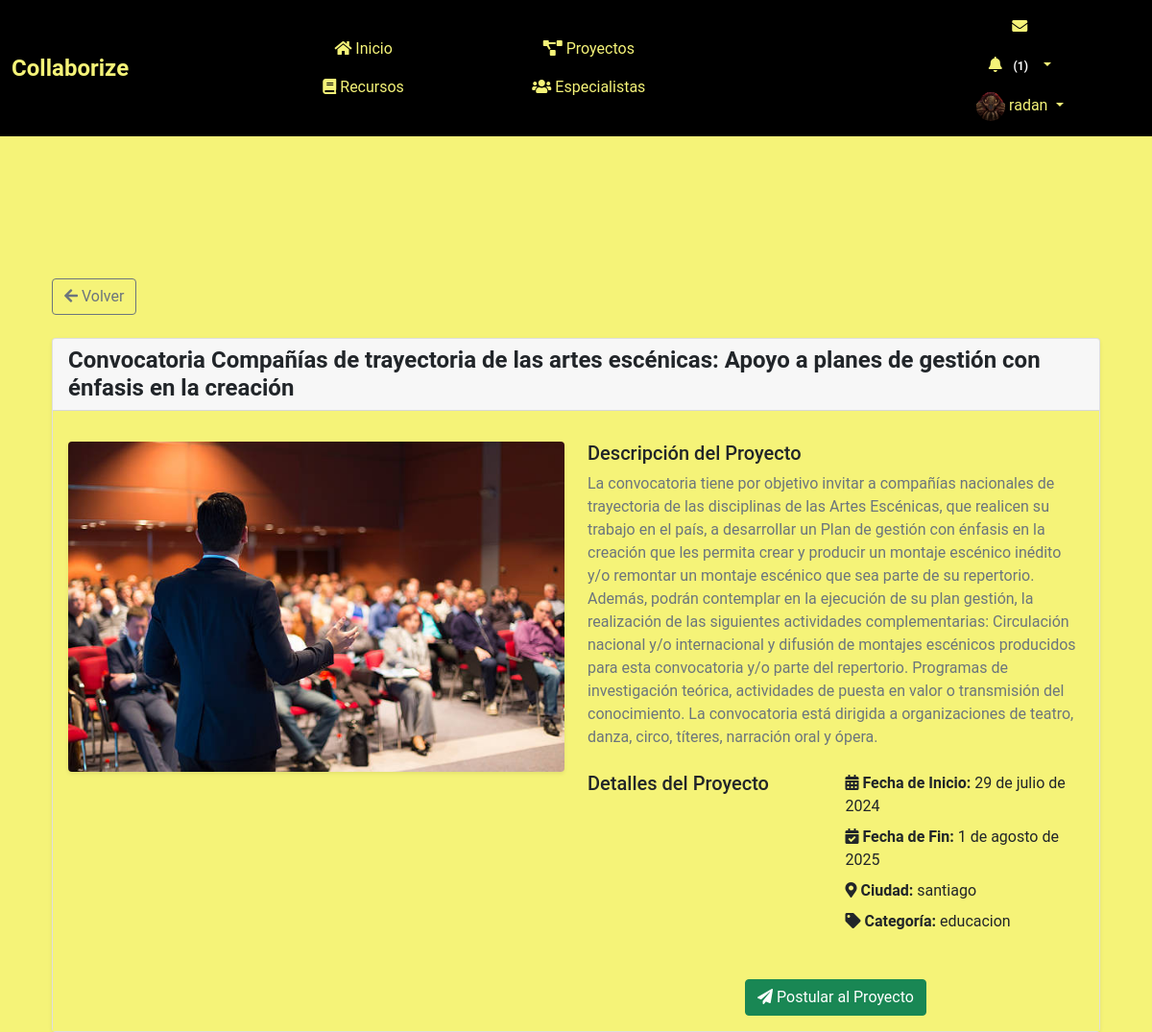
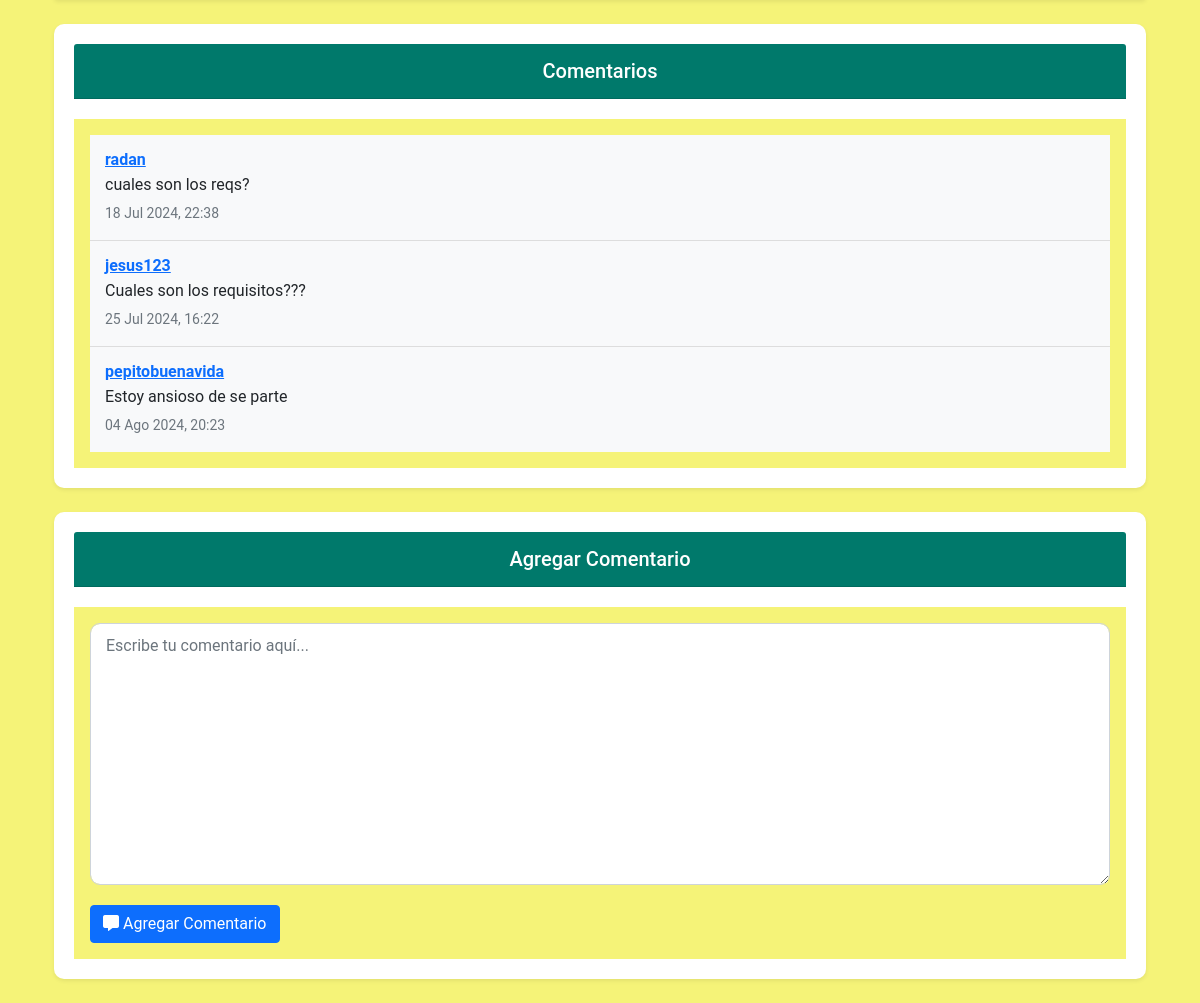
Page /proyectos/3/ (signed in) on the committed database (2 pictures, top to bottom).
### myapp/models.py (models this page shows, shortened)
class Perfil(models.Model):
    user = models.OneToOneField(User, on_delete=models.CASCADE)
    nombre = models.CharField(max_length=30, blank=True, null=True)
    apellido = models.CharField(max_length=30, blank=True, null=True)
    telefono = models.CharField(max_length=15, blank=True, null=True)
    fecha_nacimiento = models.DateField(null=True, blank=True)
    avatar = models.ImageField(upload_to='avatars/', null=True, blank=True)
    website = models.URLField(max_length=200, blank=True, null=True)
    twitter = models.URLField(max_length=200, blank=True, null=True)
    facebook = models.URLField(max_length=200, blank=True, null=True)
    linkedin = models.URLField(max_length=200, blank=True, null=True)
    habilidades = models.TextField(blank=True, null=True)
    experiencia = models.TextField(blank=True, null=True)
    especialidad = models.CharField(max_length=200,blank=True, null=True)
    ubicacion = models.CharField(max_length=200,blank=True, null=True)
    disponibilidad = models.BooleanField(blank=True, null=True)

class Proyecto(models.Model):
    nombre = models.CharField(max_length=200)
    descripcion = models.TextField()
    fecha_inicio = models.DateField()
    fecha_fin = models.DateField()
    ciudad = models.CharField(max_length=100, blank=True, null=True)
    imagen = models.ImageField(upload_to='proyectos/', blank=True, null=True)
    categoria = models.CharField(max_length=100, choices=[
        ('tecnologia', 'Tecnología'),
        ('educacion', 'Educación'),
        ('salud', 'Salud'),
        ('finanzas', 'Finanzas'),
        ('energia', 'Energía'),
        ('animales', 'Animales'),
    ], default='tecnologia')
    creador = models.ForeignKey(User, on_delete=models.CASCADE)
    colaboradores = models.ManyToManyField(User, related_name='proyectos_colaborados', blank=True)

class Comentario(models.Model):
    proyecto = models.ForeignKey(Proyecto, related_name='comentarios', on_delete=models.CASCADE)
    autor = models.ForeignKey(User, on_delete=models.CASCADE)
    texto = models.TextField()
    fecha_creacion = models.DateTimeField(auto_now_add=True)

### myapp/views.py (the view)
# urls.py: path('proyectos/<int:proyecto_id>/', views.proyecto_detalle, name='proyecto_detalle'),
@login_required
def proyecto_detalle(request, proyecto_id):
    proyecto = get_object_or_404(Proyecto, id=proyecto_id)
    comentarios = proyecto.comentarios.all()
    if request.method == 'POST':
        form = ComentarioForm(request.POST)
        if form.is_valid():
            comentario = form.save(commit=False)
            comentario.proyecto = proyecto
            comentario.autor = request.user
            comentario.save()
            messages.success(request, 'Comentario agregado exitosamente.')
            return redirect('proyecto_detalle', proyecto_id=proyecto.id)
        else:
            messages.error(request, 'Error al agregar el comentario.')
    else:
        form = ComentarioForm()
    postulaciones = proyecto.postulacion_set.all()
    return render(request, 'myapp/proyecto_detalle.html', {
        'proyecto': proyecto,
        'comentarios': comentarios,
        'form': form,
        'postulaciones': postulaciones,
    })

### myapp/forms.py
class ComentarioForm(forms.ModelForm):
    class Meta:
        model = Comentario
        fields = ['texto']
        widgets = {
            'texto': forms.Textarea(attrs={'class': 'form-control', 'placeholder': 'Escribe tu comentario aquí...'}),
        }

### myapp/templatetags/custom_filters.py (called while the page is built)
@register.filter(name='add_class')
def add_class(value, arg):
    return value.as_widget(attrs={'class': arg})

### myapp/templates/myapp/proyecto_detalle.html (shortened to what this page needs)
{% extends "myapp/base.html" %}
{% load static %}
{% load custom_filters %}
{% block extra_css %}
<link rel="stylesheet" href="{% static 'myapp/css/proyecto_detalle.css' %}">
{% endblock %}
{% block content %}
<div class="container mt-5">
    <div class="back-button mb-4">
        <a href="{% url 'proyecto_lista' %}" class="btn btn-outline-secondary">
            <i class="fas fa-arrow-left"></i> Volver
        </a>
    </div>
    <div class="card mb-4 shadow-sm">
        <div class="card-header d-flex justify-content-between align-items-center">
            <h2 class="card-title">{{ proyecto.nombre }}</h2>
        </div>
        <div class="card-body">
            <div class="row">
                <div class="col-md-6 mb-4">
                    <div class="project-image text-center">
                        {% if proyecto.imagen %}
                        <img src="{{ proyecto.imagen.url }}" alt="{{ proyecto.nombre }}" class="img-fluid rounded shadow-sm">
                        {% else %}
                        <p>No hay imagen disponible.</p>
                        {% endif %}
                    </div>
                </div>
                <div class="col-md-6">
                    <div class="project-info mb-4">
                        <h5>Descripción del Proyecto</h5>
                        <p class="text-muted">{{ proyecto.descripcion }}</p>
                    </div>
                    <div class="project-details mb-4">
                        <h5>Detalles del Proyecto</h5>
                        <ul class="list-unstyled">
                            <li class="mb-2"><i class="fas fa-calendar-alt"></i> <strong>Fecha de Inicio:</strong> {{ proyecto.fecha_inicio }}</li>
                            <li class="mb-2"><i class="fas fa-calendar-check"></i> <strong>Fecha de Fin:</strong> {{ proyecto.fecha_fin }}</li>
                            <li class="mb-2"><i class="fas fa-map-marker-alt"></i> <strong>Ciudad:</strong> {{ proyecto.ciudad }}</li>
                            <li class="mb-2"><i class="fas fa-tag"></i> <strong>Categoría:</strong> {{ proyecto.categoria }}</li>
                        </ul>
                    </div>
                    <div class="text-center">
                        <form method="post" action="{% url 'postular_proyecto' proyecto.id %}">
                            <button type="submit" class="btn btn-success btn-block"><i class="fas fa-paper-plane"></i> Postular al Proyecto</button>
                        </form>
                    </div>
                </div>
            </div>
        </div>
    </div>
    <div class="card card-comments mb-4 shadow-sm">
        <div class="card-header custom-header">
            <h5 class="mb-0">Comentarios</h5>
        </div>
        <div class="card-body">
            <ul class="list-group list-group-flush">
                {% for comentario in comentarios %}
                <li class="list-group-item d-flex justify-content-between align-items-start">
                    <div>
                        <h6 class="fw-bold mb-1">
                            <a href="{% url 'ver_perfil' comentario.autor.id %}">{{ comentario.autor.username }}</a>
                        </h6>
                        <p class="mb-1">{{ comentario.texto }}</p>
                        <small class="text-muted">{{ comentario.fecha_creacion|date:"d M Y, H:i" }}</small>
                    </div>
                </li>
                {% endfor %}
            </ul>
        </div>
    </div>
    <div class="card card-form mb-4 shadow-sm">
        <div class="card-header custom-header">
            <h5 class="mb-0">Agregar Comentario</h5>
        </div>
        <div class="card-body">
            <form method="post">
                <div class="form-group">
                    {{ form.texto|add_class:"form-control" }}
                </div>
                <button type="submit" class="btn btn-primary"><i class="fas fa-comment-alt"></i> Agregar Comentario</button>
            </form>
        </div>
    </div>
</div>
{% endblock %}

### myapp/templates/myapp/base.html (shortened to what this page needs)
<!DOCTYPE html>
<html lang="es">
<head>
    {% load static %}
    <link rel="stylesheet" href="https://cdn.jsdelivr.net/npm/bootstrap@5.1.3/dist/css/bootstrap.min.css">
    <link rel="stylesheet" href="https://cdnjs.cloudflare.com/ajax/libs/font-awesome/5.15.4/css/all.min.css">
    <link rel="stylesheet" href="https://cdn.jsdelivr.net/npm/@icon/entypo@1.0.3/entypo.css">
    <link rel="stylesheet" href="https://cdnjs.cloudflare.com/ajax/libs/bootstrap-datepicker/1.9.0/css/bootstrap-datepicker.min.css">
    <link rel="stylesheet" href="{% static 'css/style.css' %}">
    <link rel="stylesheet" href="{% static 'css/ver_perfil.css' %}">
    <link rel="stylesheet" href="{% static 'css/register.css' %}">
    {% block extra_css %}{% endblock %}
</head>
<body>
    {% if user.is_authenticated %}
    <header>
        <nav class="navbar navbar-expand-lg fixed-top custom-navbar">
            <div class="container-fluid d-flex justify-content-between align-items-center">
                <a class="navbar-brand" href="{% url 'index' %}">
                    <span style="font-weight: bold; color: #f5f378; font-size: 1.5rem;">Collaborize</span>
                </a>
                <div class="collapse navbar-collapse justify-content-between" id="navbarNav">
                    <ul class="navbar-nav mx-auto">
                        <li class="nav-item"><a class="nav-link" href="{% url 'index' %}"><i class="fas fa-home"></i> Inicio</a></li>
                        <li class="nav-item"><a class="nav-link" href="{% url 'proyecto_lista' %}"><i class="fas fa-project-diagram"></i> Proyectos</a></li>
                        <li class="nav-item"><a class="nav-link" href="{% url 'listar_recursos' %}"><i class="fas fa-book"></i> Recursos</a></li>
                        <li class="nav-item"><a class="nav-link" href="{% url 'listar_especialistas' %}"><i class="fas fa-users"></i> Especialistas</a></li>
                    </ul>
                    <ul class="navbar-nav ms-auto">
                        <li class="nav-item">
                            <a class="nav-link" href="{% url 'listar_mensajes' %}"><i class="fas fa-envelope"></i>
                            </a>
                        </li>
                        <li class="nav-item dropdown">
                            <a class="nav-link dropdown-toggle" href="#" id="notificacionesDropdown" role="button" data-bs-toggle="dropdown" aria-haspopup="true" aria-expanded="false">
                                <i class="fas fa-bell"></i>
                                <span id="notificaciones-count" class="badge badge-danger"></span>
                            </a>
                        </li>
                        <li class="nav-item dropdown">
                            <a class="nav-link dropdown-toggle" href="#" id="perfilDropdown" role="button" data-bs-toggle="dropdown" aria-haspopup="true" aria-expanded="false">
                                <img src="{% if user.perfil.avatar %}{{ user.perfil.avatar.url }}{% else %}{% static 'images/default_avatar.png' %}{% endif %}" alt="Foto de perfil" class="rounded-circle" width="30" height="30">
                                {{ user.username }}
                            </a>
                        </li>
                    </ul>
                </div>
            </div>
        </nav>
    </header>
    {% endif %}
    <main class="container">
        {% block content %}{% endblock %}
    </main>
</body>
</html>

### myapp/static/css/style.css (style rules this page uses)
body { padding-top: 60px; background-color: #f5f378; }
.navbar.custom-navbar { background-color: #000000; z-index: 1000; position: fixed; top: 0; width: 100%; }
.navbar.custom-navbar .navbar-nav .nav-link { color: #f5f378; }
.navbar.custom-navbar .navbar-brand { color: #f5f378; }
.navbar .nav-item { margin-left: 1rem; }
@media (max-width: 1200px) { .navbar.custom-navbar .navbar-nav { flex-wrap: wrap; justify-content: center; } }
@media (max-width: 1200px) { .navbar.custom-navbar .navbar-nav .nav-item { flex: 0 0 45%; text-align: center; } }

### myapp/static/css/ver_perfil.css (style rules this page uses)
.card-body { background: #f5f378; }

### myapp/static/css/register.css (style rules this page uses)
body { background-color: #dcc4fa; }

### myapp/static/css/proyecto_detalle.css (style rules this page uses)
body { background-color: #f4f4f9; font-family: 'Roboto', sans-serif; }
.container { margin-top: 20px; }
.custom-header { background-color: #00796b; color: #ffffff; padding: 15px; font-size: 1.5rem; font-weight: 700; border-radius: 10px 10px 0 0; text-align: center; margin-bottom: 20px; }
.card-title { font-size: 1.5rem; font-weight: 700; margin-bottom: 0; }
.card-comments { border: none; border-radius: 10px; box-shadow: 0 5px 10px rgba(0, 0, 0, 0.1); padding: 20px; margin-bottom: 30px; background-color: #ffffff; }
.card-comments .list-group-item { border: none; border-bottom: 1px solid #ddd; padding: 15px; background-color: #f8f9fa; }
.card-comments .list-group-item:last-child { border-bottom: none; }
.card-comments .fw-bold { font-weight: 700; color: #00796b; }
.card-form { border: none; border-radius: 10px; box-shadow: 0 5px 10px rgba(0, 0, 0, 0.1); padding: 20px; margin-bottom: 30px; background-color: #ffffff; }
.card-form .form-group { margin-bottom: 20px; }
.card-form .form-control { border-radius: 10px; padding: 10px 15px; }
.mt-5 { margin-top: 3rem !important; }
.mb-4 { margin-bottom: 1.5rem !important; }
.back-button { margin-bottom: 15px; }
.project-details { display: grid; grid-template-columns: 1fr 1fr; gap: 20px; }

### myapp/templates/myapp/base.html (style rules this page uses)
body { background-color: #f5f378; }
.navbar.custom-navbar { background-color: #000000; z-index: 1000; }
.navbar.custom-navbar .navbar-nav .nav-link { color: #f5f378; }
.navbar.custom-navbar .navbar-brand { color: #f5f378; }
.navbar .nav-item { margin-left: 1rem; }
@media (max-width: 1200px) { .navbar.custom-navbar .navbar-nav { flex-wrap: wrap; justify-content: center; } }
@media (max-width: 1200px) { .navbar.custom-navbar .navbar-nav .nav-item { flex: 0 0 45%; text-align: center; } }

### rows in the picture
Proyecto: nombre "Convocatoria Compañías de trayectoria de las artes escénicas: Apoyo a planes de gestión con énfasis en la creación", imagen (picture), descripcion "La convocatoria tiene por objetivo invitar a compañías nacionales de trayectoria de las disciplinas de las Artes Escénicas, que realicen su trabajo en el país, a desarrollar un Plan de gestión con énfasis en la creación que les permita crear y producir un montaje escénico inédito y/o remontar un montaje escénico que sea parte de su repertorio. Además, podrán contemplar en la ejecución de su plan gestión, la realización de las siguientes actividades complementarias: Circulación nacional y/o internacional y difusión de montajes escénicos producidos para esta convocatoria y/o parte del repertorio. Programas de investigación teórica, actividades de puesta en valor o transmisión del…", fecha_inicio "29 de julio de 2024", fecha_fin "1 de agosto de 2025", ciudad "santiago", categoria "educacion"
Comentario: autor.username "radan", texto "cuales son los reqs?", fecha_creacion "18 Jul 2024, 22:38"
Comentario: autor.username "jesus123", texto "Cuales son los requisitos???", fecha_creacion "25 Jul 2024, 16:22"
Comentario: autor.username "pepitobuenavida", texto "Estoy ansioso de se parte", fecha_creacion "04 Ago 2024, 20:23"

### other values in the picture
{{ user.username }} "radan"
